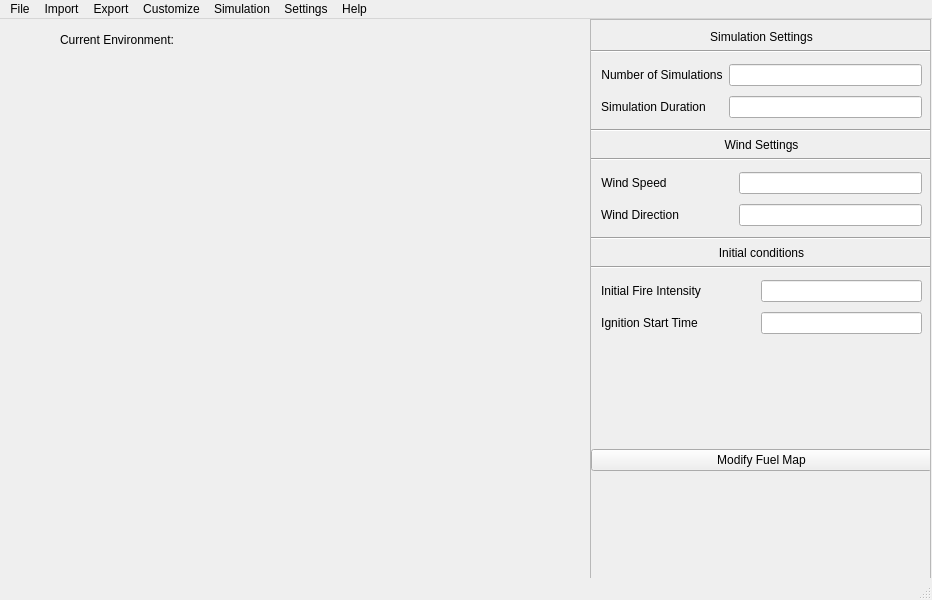
<?xml version="1.0" encoding="UTF-8"?>
<ui version="4.0">
 <class>MainWindow</class>
 <widget class="QMainWindow" name="MainWindow">
  <property name="geometry">
   <rect>
    <x>0</x>
    <y>0</y>
    <width>932</width>
    <height>600</height>
   </rect>
  </property>
  <property name="windowTitle">
   <string>MainWindow</string>
  </property>
  <widget class="QWidget" name="centralwidget">
   <widget class="QWidget" name="horizontalLayoutWidget">
    <property name="geometry">
     <rect>
      <x>0</x>
      <y>0</y>
      <width>191</width>
      <height>41</height>
     </rect>
    </property>
    <layout class="QHBoxLayout" name="horizontalLayout">
     <item>
      <spacer name="horizontalSpacer">
       <property name="orientation">
        <enum>Qt::Horizontal</enum>
       </property>
       <property name="sizeHint" stdset="0">
        <size>
         <width>20</width>
         <height>20</height>
        </size>
       </property>
      </spacer>
     </item>
     <item>
      <widget class="QLabel" name="label">
       <property name="text">
        <string>Current Environment: </string>
       </property>
      </widget>
     </item>
     <item>
      <widget class="QLabel" name="label_2">
       <property name="text">
        <string/>
       </property>
      </widget>
     </item>
    </layout>
   </widget>
   <widget class="QScrollArea" name="scrollArea">
    <property name="geometry">
     <rect>
      <x>590</x>
      <y>0</y>
      <width>341</width>
      <height>561</height>
     </rect>
    </property>
    <property name="widgetResizable">
     <bool>true</bool>
    </property>
    <widget class="QWidget" name="scrollAreaWidgetContents">
     <property name="geometry">
      <rect>
       <x>0</x>
       <y>0</y>
       <width>339</width>
       <height>559</height>
      </rect>
     </property>
     <widget class="QWidget" name="verticalLayoutWidget">
      <property name="geometry">
       <rect>
        <x>0</x>
        <y>10</y>
        <width>341</width>
        <height>441</height>
       </rect>
      </property>
      <layout class="QVBoxLayout" name="verticalLayout">
       <item>
        <widget class="QLabel" name="label_3">
         <property name="text">
          <string>Simulation Settings</string>
         </property>
         <property name="alignment">
          <set>Qt::AlignCenter</set>
         </property>
        </widget>
       </item>
       <item>
        <widget class="Line" name="line_4">
         <property name="orientation">
          <enum>Qt::Horizontal</enum>
         </property>
        </widget>
       </item>
       <item>
        <layout class="QFormLayout" name="formLayout">
         <property name="sizeConstraint">
          <enum>QLayout::SetMaximumSize</enum>
         </property>
         <property name="fieldGrowthPolicy">
          <enum>QFormLayout::AllNonFixedFieldsGrow</enum>
         </property>
         <property name="verticalSpacing">
          <number>10</number>
         </property>
         <property name="leftMargin">
          <number>10</number>
         </property>
         <property name="topMargin">
          <number>5</number>
         </property>
         <property name="rightMargin">
          <number>10</number>
         </property>
         <property name="bottomMargin">
          <number>5</number>
         </property>
         <item row="0" column="0">
          <widget class="QLabel" name="label_4">
           <property name="text">
            <string>Number of Simulations</string>
           </property>
           <property name="alignment">
            <set>Qt::AlignCenter</set>
           </property>
          </widget>
         </item>
         <item row="0" column="1">
          <widget class="QLineEdit" name="lineEdit"/>
         </item>
         <item row="1" column="0">
          <widget class="QLabel" name="label_5">
           <property name="text">
            <string>Simulation Duration</string>
           </property>
           <property name="alignment">
            <set>Qt::AlignCenter</set>
           </property>
          </widget>
         </item>
         <item row="1" column="1">
          <widget class="QLineEdit" name="lineEdit_2"/>
         </item>
        </layout>
       </item>
       <item>
        <widget class="Line" name="line_3">
         <property name="orientation">
          <enum>Qt::Horizontal</enum>
         </property>
        </widget>
       </item>
       <item>
        <widget class="QLabel" name="label_6">
         <property name="text">
          <string>Wind Settings</string>
         </property>
         <property name="alignment">
          <set>Qt::AlignCenter</set>
         </property>
        </widget>
       </item>
       <item>
        <widget class="Line" name="line_6">
         <property name="orientation">
          <enum>Qt::Horizontal</enum>
         </property>
        </widget>
       </item>
       <item>
        <layout class="QFormLayout" name="formLayout_2">
         <property name="formAlignment">
          <set>Qt::AlignRight|Qt::AlignTop|Qt::AlignTrailing</set>
         </property>
         <property name="horizontalSpacing">
          <number>60</number>
         </property>
         <property name="verticalSpacing">
          <number>10</number>
         </property>
         <property name="leftMargin">
          <number>10</number>
         </property>
         <property name="topMargin">
          <number>5</number>
         </property>
         <property name="rightMargin">
          <number>10</number>
         </property>
         <property name="bottomMargin">
          <number>5</number>
         </property>
         <item row="0" column="0">
          <widget class="QLabel" name="windSpeedLabel">
           <property name="text">
            <string>Wind Speed</string>
           </property>
           <property name="alignment">
            <set>Qt::AlignCenter</set>
           </property>
          </widget>
         </item>
         <item row="0" column="1">
          <widget class="QLineEdit" name="windSpeedLineEdit"/>
         </item>
         <item row="1" column="0">
          <widget class="QLabel" name="windDirectionLabel">
           <property name="text">
            <string>Wind Direction</string>
           </property>
           <property name="alignment">
            <set>Qt::AlignCenter</set>
           </property>
          </widget>
         </item>
         <item row="1" column="1">
          <widget class="QLineEdit" name="windDirectionLineEdit"/>
         </item>
        </layout>
       </item>
       <item>
        <widget class="Line" name="line">
         <property name="orientation">
          <enum>Qt::Horizontal</enum>
         </property>
        </widget>
       </item>
       <item>
        <widget class="QLabel" name="label_7">
         <property name="text">
          <string>Initial conditions</string>
         </property>
         <property name="alignment">
          <set>Qt::AlignCenter</set>
         </property>
        </widget>
       </item>
       <item>
        <widget class="Line" name="line_5">
         <property name="orientation">
          <enum>Qt::Horizontal</enum>
         </property>
        </widget>
       </item>
       <item>
        <layout class="QFormLayout" name="formLayout_3">
         <property name="formAlignment">
          <set>Qt::AlignRight|Qt::AlignTop|Qt::AlignTrailing</set>
         </property>
         <property name="horizontalSpacing">
          <number>60</number>
         </property>
         <property name="verticalSpacing">
          <number>10</number>
         </property>
         <property name="leftMargin">
          <number>10</number>
         </property>
         <property name="topMargin">
          <number>5</number>
         </property>
         <property name="rightMargin">
          <number>10</number>
         </property>
         <property name="bottomMargin">
          <number>5</number>
         </property>
         <item row="1" column="0">
          <widget class="QLabel" name="initialFireIntensity_label">
           <property name="text">
            <string>Initial Fire Intensity</string>
           </property>
           <property name="alignment">
            <set>Qt::AlignCenter</set>
           </property>
          </widget>
         </item>
         <item row="1" column="1">
          <widget class="QLineEdit" name="initialFireIntensityLineEdit"/>
         </item>
         <item row="2" column="0">
          <widget class="QLabel" name="ingnitionStartTime_label">
           <property name="text">
            <string>Ignition Start Time</string>
           </property>
           <property name="alignment">
            <set>Qt::AlignCenter</set>
           </property>
          </widget>
         </item>
         <item row="2" column="1">
          <widget class="QLineEdit" name="ignitionStartTime_lineEdit"/>
         </item>
        </layout>
       </item>
       <item>
        <spacer name="verticalSpacer_2">
         <property name="orientation">
          <enum>Qt::Vertical</enum>
         </property>
         <property name="sizeHint" stdset="0">
          <size>
           <width>20</width>
           <height>40</height>
          </size>
         </property>
        </spacer>
       </item>
       <item>
        <widget class="QPushButton" name="pushButton">
         <property name="text">
          <string>Modify Fuel Map</string>
         </property>
        </widget>
       </item>
      </layout>
     </widget>
    </widget>
   </widget>
  </widget>
  <widget class="QMenuBar" name="menubar">
   <property name="geometry">
    <rect>
     <x>0</x>
     <y>0</y>
     <width>932</width>
     <height>25</height>
    </rect>
   </property>
   <property name="defaultUp">
    <bool>false</bool>
   </property>
   <property name="nativeMenuBar">
    <bool>false</bool>
   </property>
   <widget class="QMenu" name="menuFile">
    <property name="title">
     <string>File</string>
    </property>
    <addaction name="actionCreate_Environment"/>
   </widget>
   <widget class="QMenu" name="menuImport">
    <property name="title">
     <string>Import</string>
    </property>
    <addaction name="actionEnvironment"/>
    <addaction name="actionSimulation_2"/>
    <addaction name="actionSummary_File_2"/>
   </widget>
   <widget class="QMenu" name="menuExport">
    <property name="title">
     <string>Export</string>
    </property>
    <addaction name="actionEnvironment_2"/>
    <addaction name="actionSimulation"/>
    <addaction name="actionSummary_File"/>
   </widget>
   <widget class="QMenu" name="menuCustomize">
    <property name="title">
     <string>Customize</string>
    </property>
    <addaction name="actionInitial_Conditions"/>
    <addaction name="actionWind"/>
    <addaction name="actionFuel_Map"/>
   </widget>
   <widget class="QMenu" name="menuSettings">
    <property name="title">
     <string>Settings</string>
    </property>
    <addaction name="actionUser_Settings"/>
    <addaction name="actionSelect_Output_Files"/>
   </widget>
   <widget class="QMenu" name="menuHelp">
    <property name="title">
     <string>Help</string>
    </property>
    <addaction name="actionAbout"/>
   </widget>
   <widget class="QMenu" name="menuView">
    <property name="title">
     <string>Simulation</string>
    </property>
    <addaction name="actionRun"/>
    <addaction name="actionView"/>
   </widget>
   <addaction name="menuFile"/>
   <addaction name="menuImport"/>
   <addaction name="menuExport"/>
   <addaction name="menuCustomize"/>
   <addaction name="menuView"/>
   <addaction name="menuSettings"/>
   <addaction name="menuHelp"/>
  </widget>
  <widget class="QStatusBar" name="statusbar"/>
  <action name="actionCreate_Environment">
   <property name="text">
    <string>Create Environment</string>
   </property>
  </action>
  <action name="actionEnvironment">
   <property name="text">
    <string>Environment</string>
   </property>
  </action>
  <action name="actionInitial_Conditions">
   <property name="text">
    <string>Initial Conditions</string>
   </property>
  </action>
  <action name="actionWind">
   <property name="text">
    <string>Wind</string>
   </property>
  </action>
  <action name="actionFuel_Map">
   <property name="text">
    <string>Fuel Map</string>
   </property>
  </action>
  <action name="actionSimulation">
   <property name="text">
    <string>Simulation</string>
   </property>
  </action>
  <action name="actionSummary_File">
   <property name="text">
    <string>Summary File</string>
   </property>
  </action>
  <action name="actionEnvironment_2">
   <property name="text">
    <string>Environment</string>
   </property>
  </action>
  <action name="actionSimulation_2">
   <property name="text">
    <string>Simulation</string>
   </property>
  </action>
  <action name="actionSummary_File_2">
   <property name="text">
    <string>Summary File</string>
   </property>
  </action>
  <action name="actionWorking_Directory">
   <property name="text">
    <string>Working Directory</string>
   </property>
  </action>
  <action name="actionOutput_Directory">
   <property name="text">
    <string>Output Directory</string>
   </property>
  </action>
  <action name="actionDefault_Simulation_Duration">
   <property name="text">
    <string>Simulation Duration</string>
   </property>
  </action>
  <action name="actionSimulation_Runs">
   <property name="text">
    <string>Simulation Runs</string>
   </property>
  </action>
  <action name="actionSelect_Output_Files">
   <property name="text">
    <string>Select Output Files</string>
   </property>
  </action>
  <action name="actionRun">
   <property name="text">
    <string>Run</string>
   </property>
  </action>
  <action name="actionView">
   <property name="text">
    <string>View</string>
   </property>
  </action>
  <action name="actionUser_Settings">
   <property name="text">
    <string>User Settings</string>
   </property>
  </action>
  <action name="actionAbout">
   <property name="text">
    <string>About</string>
   </property>
  </action>
 </widget>
 <resources/>
 <connections/>
</ui>
